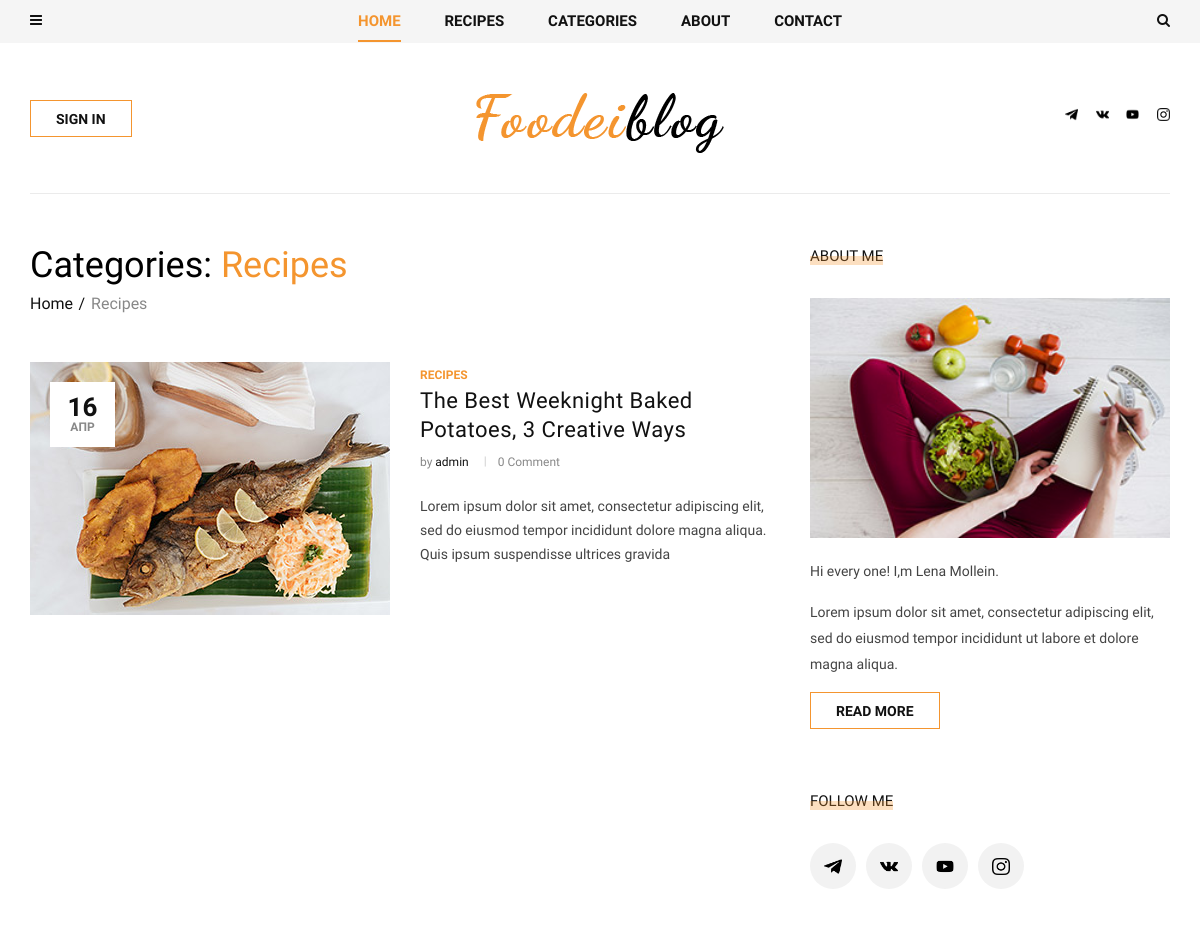
Page /recipes/ (upper part) on the earlier database version.
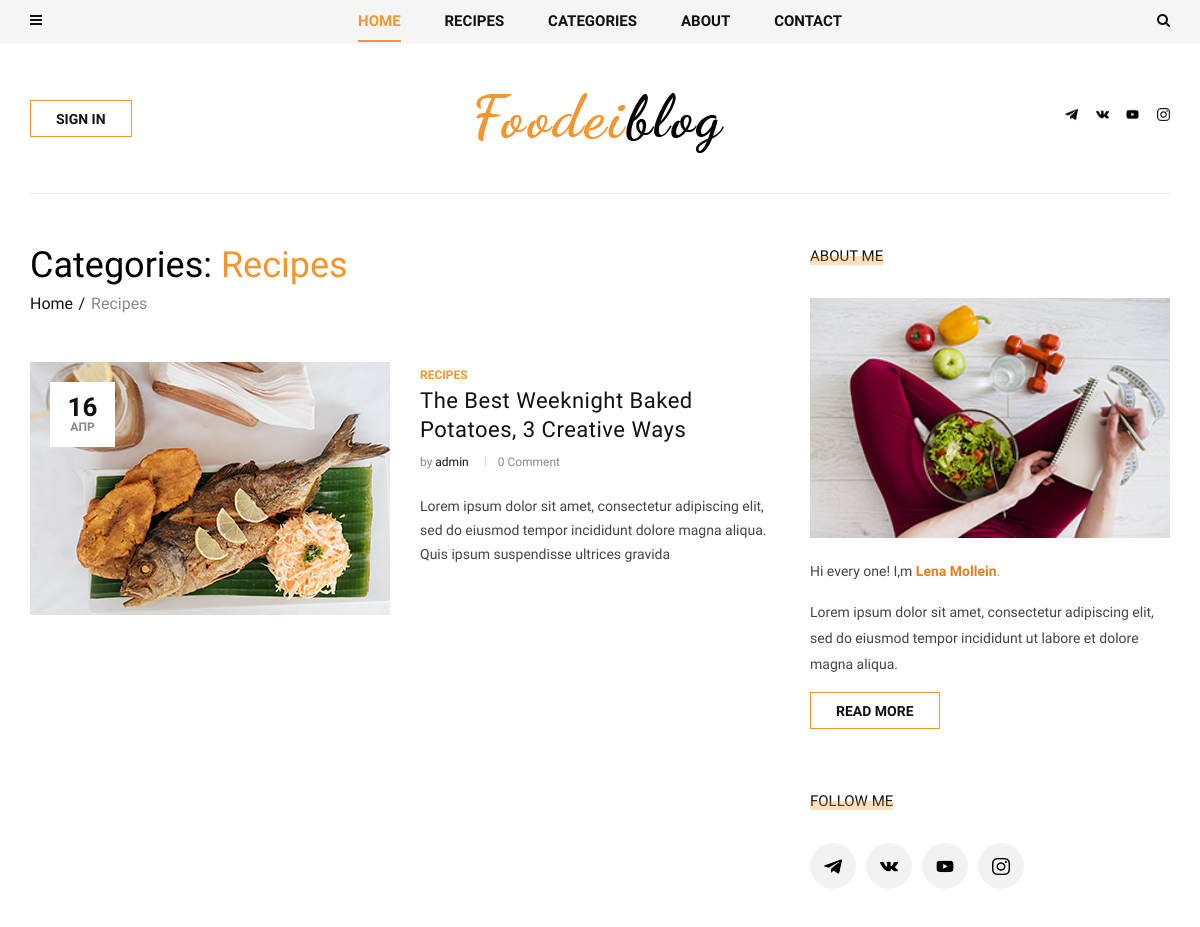
Same page on the later database version.
### contact/models.py (models this page shows, shortened)
class About(models.Model):
    name = models.CharField(max_length=50, default='')
    profile_picture = models.ImageField(upload_to='about/author_profile', default='user-default.png')
    title = models.CharField(max_length=200)
    text = RichTextField()
    mini_text = RichTextField()
    max_text = RichTextField(default='')

class ImageAbout(models.Model):
    image = models.ImageField(upload_to='about/')
    page = models.ForeignKey(About, on_delete=models.CASCADE, related_name='about_images')
    alt = models.CharField(max_length=100, null=True, blank=True)

### blog/views.py (the view)
# urls.py: path('<slug:slug>/', views.PostListView.as_view(), name='post_list'), # путь для какой-то категории
class PostListView(ListView):
    model = Post
    paginate_by = 2
    def get_queryset(self) -> list:
        return Post.objects.filter(category__slug=self.kwargs['slug']).select_related('category')

### blog/models.py (called while the page is built)
    def __str__(self):
        return self.name

    def get_absolute_url(self):
        return reverse('post_single', kwargs={'slug': self.category.slug, 'post_slug': self.slug})

    def get_comments(self):
        return self.comment.all()

### blog/templatetags/menu_tags.py (called while the page is built)
def get_all_categories():
    return Category.objects.annotate(Count('post'))

@register.simple_tag()
def get_list_category():
    return get_all_categories()

@register.inclusion_tag('blog/include/tags/top_menu.html')
def get_categories():
    category = get_all_categories()
    return {'list_category': category}

@register.inclusion_tag('blog/include/tags/recipes_tag.html')
def get_last_posts():
    posts = Post.objects.select_related('category').order_by('-id')[:20]
    return {'list_last_post': posts}

### contact/templatetags/social_tags.py (called while the page is built)
@register.simple_tag()
def get_social_links():
    return Social.objects.all()

@register.simple_tag()
def get_about():
    return About.objects.last()

### templates/blog/post_list.html (shortened to what this page needs)
{% extends 'base.html' %}
{% load static social_tags %}
{% block content %}
<section class="categories categories-grid spad">
    <div class="categories__post">
        <div class="container">
            <div class="categories__grid__post">
                <div class="row">
                    <div class="col-lg-8 col-md-8">
                        <div class="breadcrumb__text">
                            <h2>Categories: <span>Recipes</span></h2>
                            <div class="breadcrumb__option">
                                <a href="/">Home</a>
                                <span>Recipes</span>
                            </div>
                        </div>
                        {% for post in post_list %}
                        <div class="categories__list__post__item">
                            <div class="row">
                                <div class="col-lg-6 col-md-6">
                                    {% if post.image %}
                                    <div class="categories__post__item__pic set-bg"
                                         data-setbg="{{ post.image.url }}">
                                        <div class="post__meta">
                                            <h4>{{ post.create_at|date:'d' }}</h4>
                                            <span>{{ post.create_at|date:'M' }}</span>
                                        </div>
                                    </div>
                                    {% endif %}
                                </div>
                                <div class="col-lg-6 col-md-6">
                                    <div class="categories__post__item__text">
                                        <span class="post__label">{{ post.category }}</span>
                                        <h3><a href="{{ post.get_absolute_url }}">{{ post.title }}</a></h3>
                                        <ul class="post__widget">
                                            <li>by <span>{{ post.author }}</span></li>
                                            <li>{{ post.get_comments.count }} Comment</li>
                                        </ul>
                                        <p>{{ post.text|truncatewords:21|linebreaks }}</p>
                                    </div>
                                </div>
                            </div>
                        </div>
                        {% endfor %}
                    </div>
                    {% include 'blog/include/sidebar/sidebar.html' %}
                </div>
            </div>
        </div>
    </div>
</section>
{% endblock content %}

### templates/blog/include/sidebar/sidebar.html (shortened to what this page needs)
{% load static social_tags mptt_tags %}
<div class="col-lg-4 col-md-4">
    <div class="sidebar__item">
        <div class="sidebar__about__item">
            <div class="sidebar__item__title">
                <h6>About me</h6>
            </div>
            {% get_about as about %}
            {% if about.about_images %}
            <img src="{{ about.about_images.last.image.url }}" alt="">
            {% endif %}
            {{ about.mini_text|safe }}
            <a href="{% url 'about' %}" class="primary-btn">Read more</a>
        </div>
        <div class="sidebar__follow__item">
            <div class="sidebar__item__title">
                <h6>Follow me</h6>
            </div>
            <div class="sidebar__item__follow__links">
                {% get_social_links as social_link %}
                {% for item in social_link %}
                <a href="{{ item.link }}" target="_blank">
                    {% if item.icon %}
                    <img class="social__sidebar__img" src="{{ item.icon.url }}" alt="">
                    {% endif %}
                </a>
                {% endfor %}
            </div>
        </div>
    </div>
</div>

Differences in the rows shown:
changed About: mini_text "Hi every one! I,m Lena Mollein. Lorem ipsum dolor sit amet, consectetur adipiscing elit, sed do eiusmod tempor incididunt ut labore et dolore magna aliqua." → "Hi every one! I,m Lena Mollein . Lorem ipsum dolor sit amet, consectetur adipiscing elit, sed do eiusmod tempor incididunt ut labore et dolore magna aliqua."
